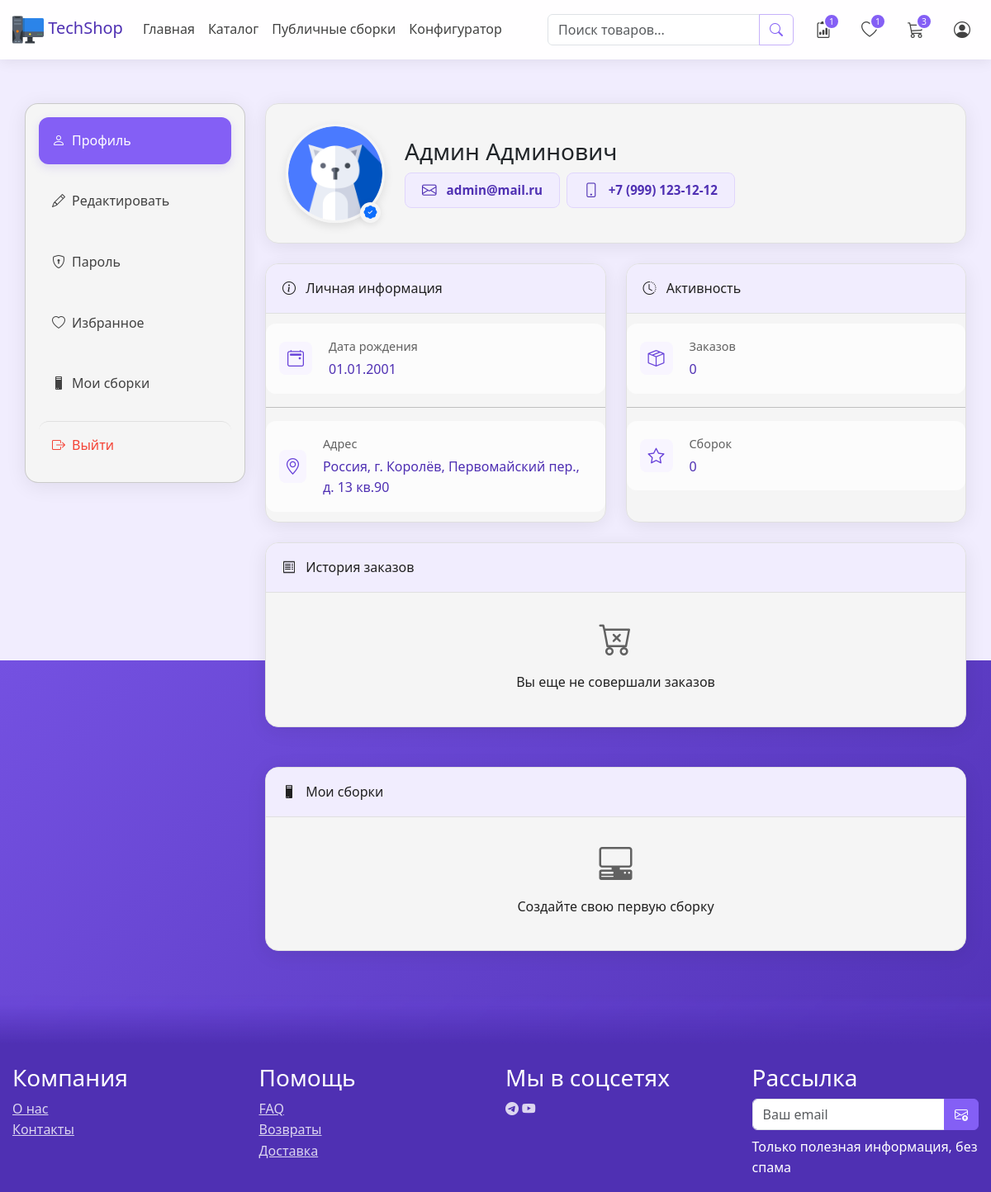
Page /accounts/profile/ (signed in) on the earlier database version.
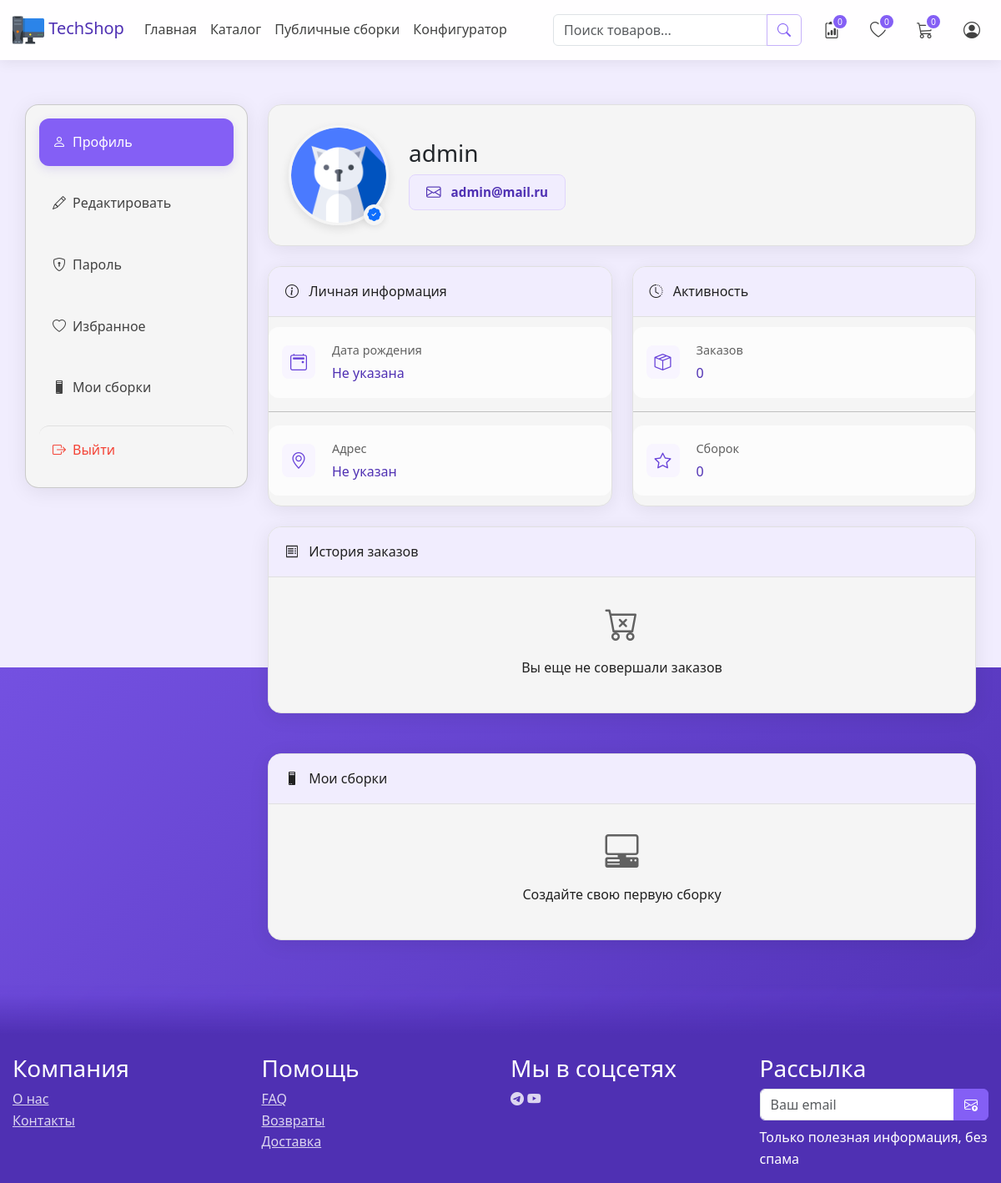
Same page on the later database version.
### apps/accounts/models.py (models this page shows, shortened)
class CustomUser(AbstractUser):
    email = models.EmailField(
        "Email",
        unique=True,
        error_messages={
            'unique': "Пользователь с таким email уже существует.",
        }
    )
    phone = models.CharField(
        "Телефон",
        max_length=20,
        blank=True,
        validators=[
            RegexValidator(
                regex=r'^\+7\d{10}$',
                message="Номер должен быть в формате +7XXXXXXXXXX"
            )
        ]
    )
    address = models.CharField("Адрес", max_length=255, blank=True)
    birth_date = models.DateField(
        "Дата рождения",
        null=True,
        blank=True,
    )
    def user_directory_path(instance, filename):
        ext = filename.split('.')[-1]
        return f'avatars/{instance.id}_{int(time.time())}.{ext}'
    avatar = models.ImageField(
        "Аватар",
        upload_to=user_directory_path,
        blank=True,
        validators=[FileExtensionValidator(allowed_extensions=['jpg', 'jpeg', 'png'])]
    )
    class Meta:
        verbose_name = "Пользователь"
        verbose_name_plural = "Пользователи"

### apps/accounts/views.py (the view)
# urls.py: path('profile/', views.profile, name='profile'),
@login_required
def profile(request):
    context = {
        'orders': request.user.orders.all(),
        'reviews': request.user.reviews.all(),
    }
    return render(request, 'accounts/profile.html', context)

### apps/accounts/context_processors.py (called while the page is built)
def wishlist(request):
    wishlist_count = 0
    if request.user.is_authenticated:
        wishlist = Wishlist.objects.filter(user=request.user).first()
        wishlist_count = wishlist.products.count() if wishlist else 0
    return {'wishlist_count': wishlist_count}

### apps/accounts/templatetags/phone_filters.py (called while the page is built)
@register.filter(name='phone_format')  # Явное указание имени
def phone_format(value):
    if not value:
        return value
    numbers = ''.join(filter(str.isdigit, str(value)))
    if len(numbers) == 11:
        return f'+7 ({numbers[1:4]}) {numbers[4:7]}-{numbers[7:9]}-{numbers[9:11]}'
    return value

### apps/cart/context_processors.py (called while the page is built)
def cart_count(request):
    if request.user.is_authenticated:
        count = CartItem.objects.filter(cart__user=request.user).count()
    else:
        session_key = request.session.session_key
        count = CartItem.objects.filter(cart__session_key=session_key).count() if session_key else 0
    return {'cart_count': count}

### apps/accounts/templates/accounts/profile.html (shortened to what the changed rows need)
{% extends 'base.html' %}
{% load static %}
{% load humanize %}
{% load phone_filters %}
{% block extra_styles %}
    <link rel="stylesheet" href="{% static 'accounts/css/profile.css' %}">
{% endblock %}
{% block content %}
    <main class="techshop-profile">
        <div class="techshop-container container">
            <div class="row g-4">
                <div class="col-lg-9">
                    <div class="techshop-profile__card card mb-4">
                        <div class="card-body p-4">
                            <div class="d-flex align-items-center gap-4">
                                <div class="flex-grow-1">
                                    <h1 class="h3 mb-2">
                                        {% if user.first_name or user.last_name %}
                                            {{ user.first_name|default:"" }} {{ user.last_name|default:"" }}
                                        {% else %}
                                            {{ user.username }}
                                        {% endif %}
                                    </h1>
                                    <div class="d-flex flex-wrap gap-2 techshop-profile__contact-info">
                                        <span class="badge bg-primary-100">
                                            <i class="bi bi-envelope align-baseline"></i>
                                        <span class="align-middle">{{ user.email }}</span>
                                        </span>
                                        {% if user.phone %}
                                            <span class="badge bg-primary-100">
                                                <i class="bi bi-phone align-baseline"></i>
                                                <span class="align-middle">{{ user.phone|phone_format }}</span>
                                            </span>
                                        {% endif %}
                                    </div>
                                </div>
                            </div>
                        </div>
                    </div>
                    <div class="row g-4 mb-4">
                        <div class="col-md-6">
                            <div class="techshop-profile__card h-100">
                                <div class="card-body">
                                    <div class="d-flex flex-column">
                                        <div class="techshop-profile__info-item">
                                            <div>
                                                <div class="text-muted small">Дата рождения</div>
                                                <div class="text-primary-700">{{ user.birth_date|date:"d.m.Y"|default:"Не указана" }}</div>
                                            </div>
                                        </div>
                                        <div class="techshop-profile__info-item">
                                            <div>
                                                <div class="text-muted small">Адрес</div>
                                                <div class="text-primary-700">{{ user.address|default:"Не указан" }}</div>
                                            </div>
                                        </div>
                                    </div>
                                </div>
                            </div>
                        </div>
                        <div class="col-md-6">
                            <div class="techshop-profile__card h-100">
                                <div class="card-body">
                                    <div class="d-flex flex-column">
                                        <div class="techshop-profile__info-item">
                                            <div>
                                                <div class="text-muted small">Заказов</div>
                                                <div class="text-primary-700">{{ orders.count }}</div>
                                            </div>
                                        </div>
                                    </div>
                                </div>
                            </div>
                        </div>
                    </div>
                </div>
            </div>
        </div>
    </main>
{% endblock %}

Differences in the rows shown:
changed CustomUser "admin@mail.ru": username (not shown) → "admin"; birth_date "01.01.2001" → "Не указана"; address "Россия, г. Королёв, Первомайский пер., д. 13 кв.90" → "Не указан"; first_name "Админ" → (not shown); last_name "Админович" → (not shown); phone "+7 (999) 123-12-12" → (not shown)
Other differences:
{{ comparison_count|default:0 }}: "1" → "0"
{{ wishlist_count|default:0 }}: "1" → "0"
{{ cart_count|default:0 }}: "3" → "0"
